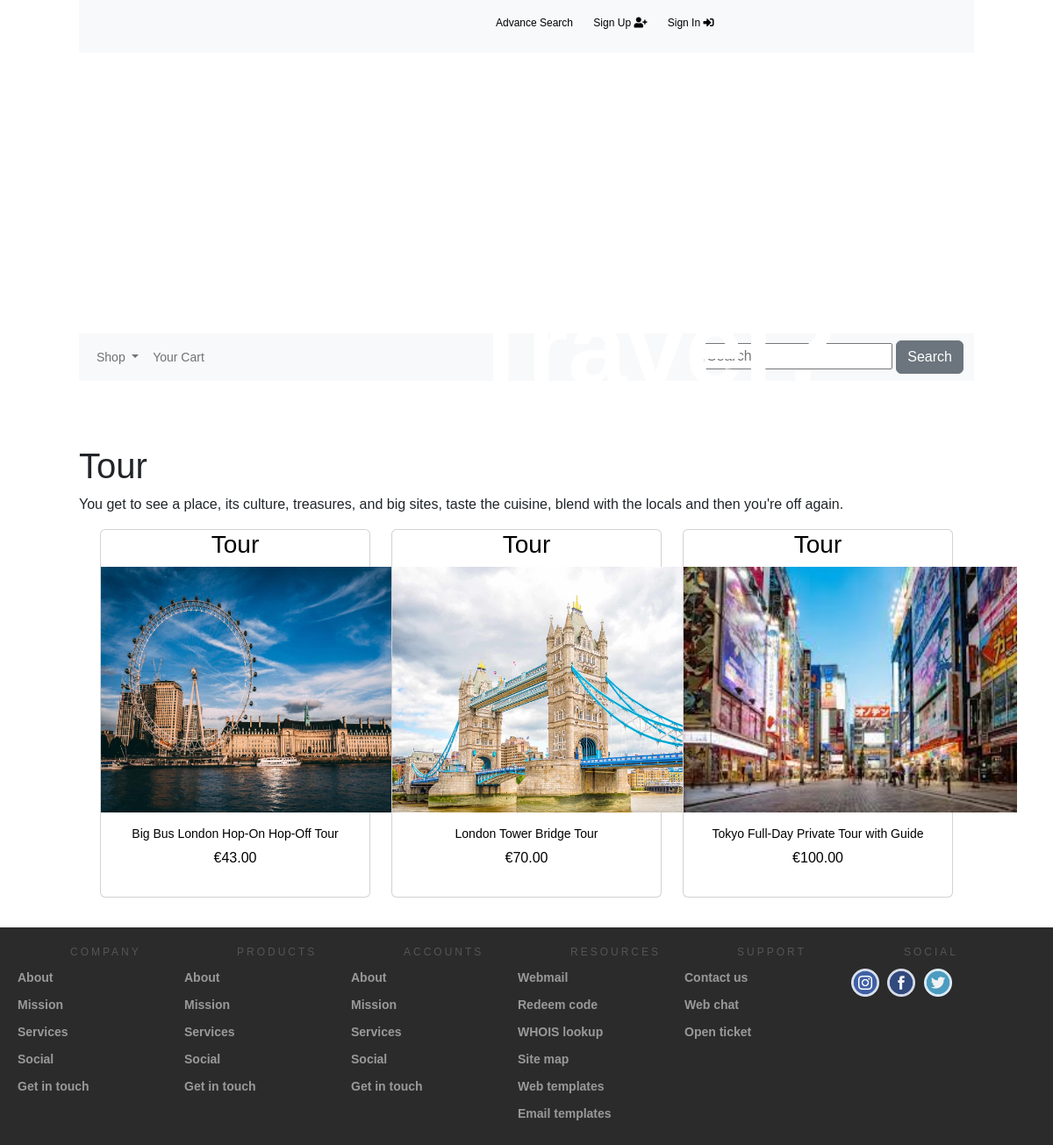
The page /f33b43a5-4c8c-4597-a209-b2bf3941cca1/ on the database its author committed.
### shop/models.py (models this page shows, shortened)
class Category(models.Model):
    id = models.UUIDField(primary_key=True, default=uuid.uuid4, editable=False)
    name = models.CharField(max_length=250, unique=True)
    description = models.TextField(blank=True)
    class Meta:
        ordering = ["name"]
        verbose_name = "category"
        verbose_name_plural = "categories"
    def get_absolute_url(self):
        return reverse("shop:products_by_category", args=[self.id])
    def __str__(self):
        return self.name

class Product(models.Model):
    id = models.UUIDField(primary_key=True, default=uuid.uuid4, editable=False)
    name = models.CharField(max_length=250, unique=True)
    destination = models.CharField(max_length=250, blank=True, null=True)
    description = models.TextField(blank = True)
    category = models.ForeignKey(Category, on_delete=models.CASCADE)
    price = models.DecimalField(max_digits=10, decimal_places=2)
    image = models.ImageField(upload_to='product', blank=True)
    stock = models.IntegerField()
    star_rating = models.IntegerField(blank=True, null=True)
    available = models.BooleanField(default=True)
    created = models.DateTimeField(auto_now_add=True, blank = True, null= True)
    updated = models.DateTimeField(auto_now=True, blank = True, null= True)
    class Meta:
        ordering = ('name',)
        verbose_name = 'product'
        verbose_name_plural = 'products'
    def get_absolute_url(self):
        return reverse('shop:products_detail', args=[self.category.id, self.id])

### shop/views.py (the view)
# urls.py: path('', views.prod_list, name = 'all_products'),
def prod_list(request, category_id=None):
    category = None
    products = Product.objects.filter(available=True)
    if category_id:
        category = get_object_or_404(Category, id=category_id)
        products = Product.objects.filter(category=category, available=True)
    paginator = Paginator(products, 6)
    try:
        page = int(request.GET.get("page", "1"))
    except:
        page = 1
    try:
        products = paginator.page(page)
    except(EmptyPage, InvalidPage):
        products = paginator.page(paginator.num_pages)
    return render(request, "shop/category.html", {"category": category, "prods": products})

### cart/context_processors.py (called while the page is built)
def counter(request):
    item_count = 0
    if "admin" in request.path:
        return {}
    else:
        try:
            cart = Cart.objects.filter(cart_id=_cart_id(request))
            cart_items = CartItem.objects.all().filter(cart=cart[:1])
            for cart_item in cart_items:
                item_count += cart_item.quantity
        except Cart.DoesNotExist:
            item_count = 0
        return {"item_count": item_count}

### cart/views.py (called while the page is built)
def _cart_id(request):
    cart = request.session.session_key
    if not cart:
        cart = request.session.create()
    return cart

### shop/context_processors.py (called while the page is built)
def menu_links(requset):
    links = Category.objects.all()
    return {"links": links}

### shop/templates/shop/category.html (shortened to what this page needs)
{% extends "base.html" %}
{% load static %}
{% block content %}
{% if category %}
<div class="row my_row_class">
<div class="mx-auto">
<p style="color: #fff;"><a style="color: #fff;" href="{% url 'shop:all_products' %}">Our Product Collection</a> | {{category.name}}</p>
</div>
</div>
{% endif %}
{% if category %}
<br>
<div>
    <h1>{{category.name}}</h1>
    <p>{{category.description}}</p>
    </div>
    {% endif %}
    <div class="container">
        <div class="row mx-auto">
            {% for product in prods %}
                <div class="my_bottom_margin col-9 col-lg-4 col-sm-12 col-md-4">
                    <div class="card text-center" style="min-width:18rem; color:black">
                        <h3>{{product.category}}</h3>
                        <a class ="img" href="{{product.get_absolute_url}}"><img style="height: 280px; width: 380px;" class="card-img-topmy_image" src="{{product.image.url}}" alt="{{products.name}}"></a>
                        <div class="card-body">
                            <h4>{{product.name}}</h4>
                            <p>€{{product.price}}</p>
                        </div>
                    </div>
                </div>
            {% endfor %}
        </div>
    </div>
    <br>
</div>
{% endblock %}

### static/CSS/style.css (style rules this page uses)
* { font-family: sans-serif }
.my_row_class { padding-top: 15px; }
.my_row_class .mx-auto p { color: #000; font-size: 12px; }
.my_row_class .mx-auto p a { color: #000; font-size: 12px; text-decoration: none; }
.my_bottom_margin { margin-bottom: 10px; }
.card-body h4 { font-size: 14px; }

### rows shown on the page
Category: name "Tour", description "You get to see a place, its culture, treasures, and big sites, taste the cuisine, blend with the locals and then you're off again."
Product: category "Tour", image (picture), name "Big Bus London Hop-On Hop-Off Tour", price "43.00"
Product: category "Tour", image (picture), name "London Tower Bridge Tour", price "70.00"
Product: category "Tour", image (picture), name "Tokyo Full-Day Private Tour with Guide", price "100.00"
